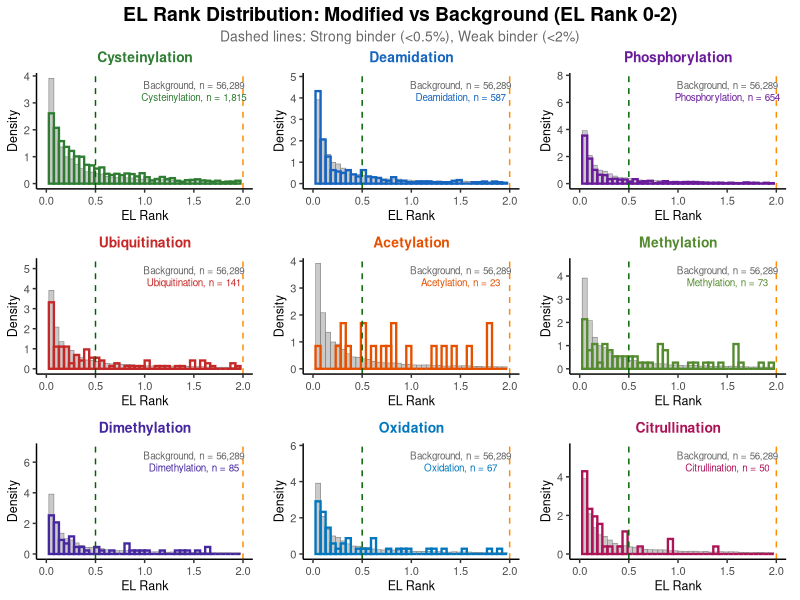
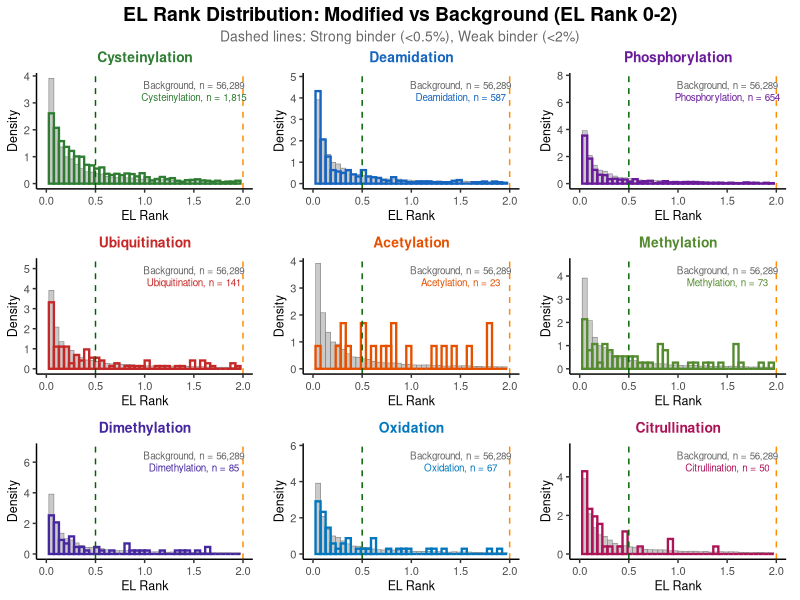

Reproduce these figures in R, in order.
# =============================================================================
# Figure 5B: EL Rank Distribution by PTM Type
# =============================================================================
# Shows EL Rank distribution (0-2 range) comparing modified vs background
# Data source: data_binding.csv, data_background.csv (from data_loader.R)
# =============================================================================

library(ggplot2)
library(dplyr)
library(cowplot)

# -----------------------------------------------------------------------------
# Load data
# -----------------------------------------------------------------------------
binding_data <- read.csv("figure_panels/data_binding.csv", stringsAsFactors = FALSE)
background <- read.csv("figure_panels/data_background.csv", stringsAsFactors = FALSE)

output_dir <- "figure_panels"
dir.create(output_dir, showWarnings = FALSE)

cat("=== Figure 5B: EL Rank Distribution ===\n\n")

# Filter to length 8-14
binding_data <- binding_data %>% filter(Length >= 8 & Length <= 14)
background <- background %>% filter(Length >= 8 & Length <= 14)

# PTM colors (circos palette)
ptm_colors <- c(
  "Cysteinylation"  = "#2E7D32",
  "Deamidation"     = "#1565C0",
  "Phosphorylation" = "#6A1B9A",
  "Acetylation"     = "#E65100",
  "Ubiquitination"  = "#C62828",
  "Citrullination"  = "#AD1457",
  "Dimethylation"   = "#4527A0",
  "Methylation"     = "#558B2F",
  "Oxidation"       = "#0277BD",
  "N-Glycosylation" = "#00695C"
)

# =============================================================================
# Prepare background EL Rank data
# =============================================================================

# Background EL Rank (limit to 0-2)
bg_el <- background$EL_Rank[!is.na(background$EL_Rank)]
bg_el <- bg_el[bg_el <= 2]
n_bg <- length(bg_el)

cat("Background peptides with EL_Rank <= 2:", n_bg, "\n\n")

# =============================================================================
# Create histograms for each PTM
# =============================================================================

# Get PTMs sorted by count
ptm_counts <- binding_data %>%
  filter(!is.na(EL_Rank)) %>%
  group_by(PTM) %>%
  summarise(n = n(), .groups = "drop") %>%
  arrange(desc(n))

# Select PTMs with enough data
ptms_to_plot <- ptm_counts %>% filter(n >= 50) %>% pull(PTM)

cat("PTMs to plot:\n")
print(ptm_counts %>% filter(PTM %in% ptms_to_plot))

plot_list <- list()

for (ptm in ptms_to_plot) {
  # Get PTM EL_Rank (limit to 0-2)
  ptm_el <- binding_data %>%
    filter(PTM == ptm, !is.na(EL_Rank), EL_Rank <= 2) %>%
    pull(EL_Rank)

  n_ptm <- length(ptm_el)

  if (n_ptm < 20) next

  # Create combined data for plotting
  plot_df <- data.frame(
    EL_Rank = c(bg_el, ptm_el),
    Type = c(rep("Background", length(bg_el)), rep(ptm, length(ptm_el)))
  )

  # Get color for this PTM
  ptm_color <- ifelse(ptm %in% names(ptm_colors), ptm_colors[ptm], "#666666")

  p <- ggplot() +
    # Background histogram (gray filled)
    geom_histogram(data = data.frame(EL_Rank = bg_el),
                   aes(x = EL_Rank, y = after_stat(density)),
                   bins = 40, fill = "gray70", color = "gray50",
                   linewidth = 0.2, alpha = 0.7) +
    # PTM histogram (colored outline only)
    geom_histogram(data = data.frame(EL_Rank = ptm_el),
                   aes(x = EL_Rank, y = after_stat(density)),
                   bins = 40, fill = NA, color = ptm_color,
                   linewidth = 0.8) +
    # Threshold lines
    geom_vline(xintercept = 0.5, linetype = "dashed", color = "darkgreen", linewidth = 0.5) +
    geom_vline(xintercept = 2.0, linetype = "dashed", color = "darkorange", linewidth = 0.5) +
    # Labels
    labs(
      title = ptm,
      x = "EL Rank",
      y = "Density"
    ) +
    # Add legend text
    annotate("text", x = 1.5, y = Inf, vjust = 2, hjust = 0.5, size = 2.5,
             label = paste0("Background, n = ", format(n_bg, big.mark = ",")), color = "gray40") +
    annotate("text", x = 1.5, y = Inf, vjust = 3.5, hjust = 0.5, size = 2.5,
             label = paste0(ptm, ", n = ", format(n_ptm, big.mark = ",")), color = ptm_color) +
    scale_x_continuous(limits = c(0, 2), breaks = c(0, 0.5, 1, 1.5, 2)) +
    theme_classic() +
    theme(
      plot.title = element_text(size = 10, face = "bold", hjust = 0.5, color = ptm_color),
      axis.title = element_text(size = 9),
      axis.text = element_text(size = 8),
      plot.margin = margin(5, 10, 5, 5)
    )

  plot_list[[ptm]] <- p
  cat("Created histogram for", ptm, "(n =", n_ptm, ")\n")
}

# =============================================================================
# Combine plots
# =============================================================================

n_plots <- length(plot_list)
n_cols <- 3
n_rows <- ceiling(n_plots / n_cols)

combined_plot <- plot_grid(
  plotlist = plot_list,
  ncol = n_cols,
  align = "hv"
)

# Add title
title_gg <- ggdraw() +
  draw_label("EL Rank Distribution: Modified vs Background (EL Rank 0-2)",
             fontface = "bold", size = 14, hjust = 0.5)

subtitle_gg <- ggdraw() +
  draw_label("Dashed lines: Strong binder (<0.5%), Weak binder (<2%)",
             size = 10, hjust = 0.5, color = "gray40")

final_plot <- plot_grid(
  title_gg,
  subtitle_gg,
  combined_plot,
  ncol = 1,
  rel_heights = c(0.05, 0.03, 1)
)

# Save
ggsave(file.path(output_dir, "Figure5B_ELRank_Distribution.png"), final_plot,
       width = 4 * n_cols, height = 3.5 * n_rows + 1, units = "in", dpi = 300, bg = "white")

ggsave(file.path(output_dir, "Figure5B_ELRank_Distribution.pdf"), final_plot,
       width = 4 * n_cols, height = 3.5 * n_rows + 1, units = "in", bg = "white")

cat("\nSaved Figure5B_ELRank_Distribution.png/pdf\n")

# =============================================================================
# Summary statistics
# =============================================================================
cat("\n=== Summary ===\n")
cat("Strong binder threshold: EL_Rank < 0.5%\n")
cat("Weak binder threshold: 0.5% <= EL_Rank < 2%\n")
cat("Non-binder: EL_Rank >= 2%\n\n")

# Calculate binder percentages
binder_summary <- binding_data %>%
  filter(!is.na(EL_Rank)) %>%
  group_by(PTM) %>%
  summarise(
    n_total = n(),
    pct_strong = round(100 * sum(EL_Rank < 0.5) / n(), 1),
    pct_weak = round(100 * sum(EL_Rank >= 0.5 & EL_Rank < 2) / n(), 1),
    pct_nonbinder = round(100 * sum(EL_Rank >= 2) / n(), 1),
    .groups = "drop"
  ) %>%
  arrange(desc(pct_strong))

cat("Binder percentages by PTM:\n")
print(binder_summary)
